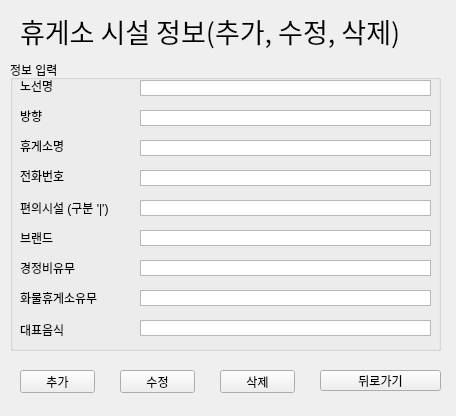
<?xml version="1.0" encoding="UTF-8"?>
<ui version="4.0">
 <class>Form_nood1_3</class>
 <widget class="QWidget" name="Form_nood1_3">
  <property name="geometry">
   <rect>
    <x>0</x>
    <y>0</y>
    <width>456</width>
    <height>416</height>
   </rect>
  </property>
  <property name="windowTitle">
   <string>Form</string>
  </property>
  <widget class="QLabel" name="label">
   <property name="geometry">
    <rect>
     <x>20</x>
     <y>10</y>
     <width>421</width>
     <height>41</height>
    </rect>
   </property>
   <property name="font">
    <font>
     <family>Adobe Arabic</family>
     <pointsize>20</pointsize>
    </font>
   </property>
   <property name="text">
    <string>휴게소 시설 정보(추가, 수정, 삭제)</string>
   </property>
  </widget>
  <widget class="QPushButton" name="pushButton">
   <property name="geometry">
    <rect>
     <x>320</x>
     <y>370</y>
     <width>121</width>
     <height>21</height>
    </rect>
   </property>
   <property name="text">
    <string>뒤로가기</string>
   </property>
  </widget>
  <widget class="QPushButton" name="pushButton_2">
   <property name="geometry">
    <rect>
     <x>20</x>
     <y>370</y>
     <width>75</width>
     <height>23</height>
    </rect>
   </property>
   <property name="text">
    <string>추가</string>
   </property>
  </widget>
  <widget class="QPushButton" name="pushButton_3">
   <property name="geometry">
    <rect>
     <x>120</x>
     <y>370</y>
     <width>75</width>
     <height>23</height>
    </rect>
   </property>
   <property name="text">
    <string>수정</string>
   </property>
  </widget>
  <widget class="QPushButton" name="pushButton_4">
   <property name="geometry">
    <rect>
     <x>220</x>
     <y>370</y>
     <width>75</width>
     <height>23</height>
    </rect>
   </property>
   <property name="text">
    <string>삭제</string>
   </property>
  </widget>
  <widget class="QGroupBox" name="groupBox">
   <property name="geometry">
    <rect>
     <x>10</x>
     <y>60</y>
     <width>431</width>
     <height>291</height>
    </rect>
   </property>
   <property name="title">
    <string>정보 입력</string>
   </property>
   <widget class="QLabel" name="label_4">
    <property name="geometry">
     <rect>
      <x>10</x>
      <y>80</y>
      <width>56</width>
      <height>12</height>
     </rect>
    </property>
    <property name="text">
     <string>휴게소명</string>
    </property>
   </widget>
   <widget class="QTextEdit" name="textEdit_4">
    <property name="geometry">
     <rect>
      <x>130</x>
      <y>110</y>
      <width>291</width>
      <height>16</height>
     </rect>
    </property>
    <property name="verticalScrollBarPolicy">
     <enum>Qt::ScrollBarAlwaysOff</enum>
    </property>
    <property name="horizontalScrollBarPolicy">
     <enum>Qt::ScrollBarAlwaysOff</enum>
    </property>
   </widget>
   <widget class="QLabel" name="label_7">
    <property name="geometry">
     <rect>
      <x>10</x>
      <y>200</y>
      <width>81</width>
      <height>16</height>
     </rect>
    </property>
    <property name="text">
     <string>경정비유무</string>
    </property>
   </widget>
   <widget class="QTextEdit" name="textEdit_7">
    <property name="geometry">
     <rect>
      <x>130</x>
      <y>230</y>
      <width>291</width>
      <height>16</height>
     </rect>
    </property>
    <property name="verticalScrollBarPolicy">
     <enum>Qt::ScrollBarAlwaysOff</enum>
    </property>
    <property name="horizontalScrollBarPolicy">
     <enum>Qt::ScrollBarAlwaysOff</enum>
    </property>
   </widget>
   <widget class="QTextEdit" name="textEdit_5">
    <property name="geometry">
     <rect>
      <x>130</x>
      <y>170</y>
      <width>291</width>
      <height>16</height>
     </rect>
    </property>
    <property name="verticalScrollBarPolicy">
     <enum>Qt::ScrollBarAlwaysOff</enum>
    </property>
    <property name="horizontalScrollBarPolicy">
     <enum>Qt::ScrollBarAlwaysOff</enum>
    </property>
   </widget>
   <widget class="QTextEdit" name="textEdit_6">
    <property name="geometry">
     <rect>
      <x>130</x>
      <y>140</y>
      <width>291</width>
      <height>16</height>
     </rect>
    </property>
    <property name="verticalScrollBarPolicy">
     <enum>Qt::ScrollBarAlwaysOff</enum>
    </property>
    <property name="horizontalScrollBarPolicy">
     <enum>Qt::ScrollBarAlwaysOff</enum>
    </property>
   </widget>
   <widget class="QLabel" name="label_9">
    <property name="geometry">
     <rect>
      <x>10</x>
      <y>170</y>
      <width>81</width>
      <height>16</height>
     </rect>
    </property>
    <property name="text">
     <string>브랜드</string>
    </property>
   </widget>
   <widget class="QTextEdit" name="textEdit">
    <property name="geometry">
     <rect>
      <x>130</x>
      <y>20</y>
      <width>291</width>
      <height>16</height>
     </rect>
    </property>
    <property name="verticalScrollBarPolicy">
     <enum>Qt::ScrollBarAlwaysOff</enum>
    </property>
    <property name="horizontalScrollBarPolicy">
     <enum>Qt::ScrollBarAlwaysOff</enum>
    </property>
   </widget>
   <widget class="QLabel" name="label_2">
    <property name="geometry">
     <rect>
      <x>10</x>
      <y>20</y>
      <width>56</width>
      <height>12</height>
     </rect>
    </property>
    <property name="text">
     <string>노선명</string>
    </property>
   </widget>
   <widget class="QTextEdit" name="textEdit_3">
    <property name="geometry">
     <rect>
      <x>130</x>
      <y>80</y>
      <width>291</width>
      <height>16</height>
     </rect>
    </property>
    <property name="verticalScrollBarPolicy">
     <enum>Qt::ScrollBarAlwaysOff</enum>
    </property>
    <property name="horizontalScrollBarPolicy">
     <enum>Qt::ScrollBarAlwaysOff</enum>
    </property>
   </widget>
   <widget class="QTextEdit" name="textEdit_8">
    <property name="geometry">
     <rect>
      <x>130</x>
      <y>200</y>
      <width>291</width>
      <height>16</height>
     </rect>
    </property>
    <property name="verticalScrollBarPolicy">
     <enum>Qt::ScrollBarAlwaysOff</enum>
    </property>
    <property name="horizontalScrollBarPolicy">
     <enum>Qt::ScrollBarAlwaysOff</enum>
    </property>
   </widget>
   <widget class="QLabel" name="label_8">
    <property name="geometry">
     <rect>
      <x>10</x>
      <y>230</y>
      <width>91</width>
      <height>16</height>
     </rect>
    </property>
    <property name="text">
     <string>화물휴게소유무</string>
    </property>
   </widget>
   <widget class="QLabel" name="label_3">
    <property name="geometry">
     <rect>
      <x>10</x>
      <y>50</y>
      <width>56</width>
      <height>12</height>
     </rect>
    </property>
    <property name="text">
     <string>방향</string>
    </property>
   </widget>
   <widget class="QLabel" name="label_6">
    <property name="geometry">
     <rect>
      <x>10</x>
      <y>140</y>
      <width>111</width>
      <height>16</height>
     </rect>
    </property>
    <property name="text">
     <string>편의시설 (구분 '|')</string>
    </property>
   </widget>
   <widget class="QTextEdit" name="textEdit_9">
    <property name="geometry">
     <rect>
      <x>130</x>
      <y>260</y>
      <width>291</width>
      <height>16</height>
     </rect>
    </property>
    <property name="verticalScrollBarPolicy">
     <enum>Qt::ScrollBarAlwaysOff</enum>
    </property>
    <property name="horizontalScrollBarPolicy">
     <enum>Qt::ScrollBarAlwaysOff</enum>
    </property>
   </widget>
   <widget class="QTextEdit" name="textEdit_2">
    <property name="geometry">
     <rect>
      <x>130</x>
      <y>50</y>
      <width>291</width>
      <height>16</height>
     </rect>
    </property>
    <property name="verticalScrollBarPolicy">
     <enum>Qt::ScrollBarAlwaysOff</enum>
    </property>
    <property name="horizontalScrollBarPolicy">
     <enum>Qt::ScrollBarAlwaysOff</enum>
    </property>
   </widget>
   <widget class="QLabel" name="label_10">
    <property name="geometry">
     <rect>
      <x>10</x>
      <y>262</y>
      <width>81</width>
      <height>16</height>
     </rect>
    </property>
    <property name="text">
     <string>대표음식</string>
    </property>
   </widget>
   <widget class="QLabel" name="label_5">
    <property name="geometry">
     <rect>
      <x>10</x>
      <y>110</y>
      <width>56</width>
      <height>12</height>
     </rect>
    </property>
    <property name="text">
     <string>전화번호</string>
    </property>
   </widget>
  </widget>
  <zorder>groupBox</zorder>
  <zorder>label</zorder>
  <zorder>pushButton</zorder>
  <zorder>pushButton_2</zorder>
  <zorder>pushButton_3</zorder>
  <zorder>pushButton_4</zorder>
 </widget>
 <resources/>
 <connections>
  <connection>
   <sender>pushButton_2</sender>
   <signal>clicked()</signal>
   <receiver>Form_nood1_3</receiver>
   <slot>dialog_add()</slot>
   <hints>
    <hint type="sourcelabel">
     <x>39</x>
     <y>383</y>
    </hint>
    <hint type="destinationlabel">
     <x>67</x>
     <y>406</y>
    </hint>
   </hints>
  </connection>
  <connection>
   <sender>pushButton_3</sender>
   <signal>clicked()</signal>
   <receiver>Form_nood1_3</receiver>
   <slot>dialog_chang()</slot>
   <hints>
    <hint type="sourcelabel">
     <x>140</x>
     <y>379</y>
    </hint>
    <hint type="destinationlabel">
     <x>175</x>
     <y>406</y>
    </hint>
   </hints>
  </connection>
  <connection>
   <sender>pushButton_4</sender>
   <signal>clicked()</signal>
   <receiver>Form_nood1_3</receiver>
   <slot>dialog_delete()</slot>
   <hints>
    <hint type="sourcelabel">
     <x>245</x>
     <y>382</y>
    </hint>
    <hint type="destinationlabel">
     <x>288</x>
     <y>405</y>
    </hint>
   </hints>
  </connection>
  <connection>
   <sender>pushButton</sender>
   <signal>clicked()</signal>
   <receiver>Form_nood1_3</receiver>
   <slot>slot1_nood1()</slot>
   <hints>
    <hint type="sourcelabel">
     <x>375</x>
     <y>382</y>
    </hint>
    <hint type="destinationlabel">
     <x>424</x>
     <y>405</y>
    </hint>
   </hints>
  </connection>
 </connections>
 <slots>
  <slot>dialog_add()</slot>
  <slot>dialog_chang()</slot>
  <slot>dialog_delete()</slot>
  <slot>slot1_nood1()</slot>
 </slots>
</ui>
